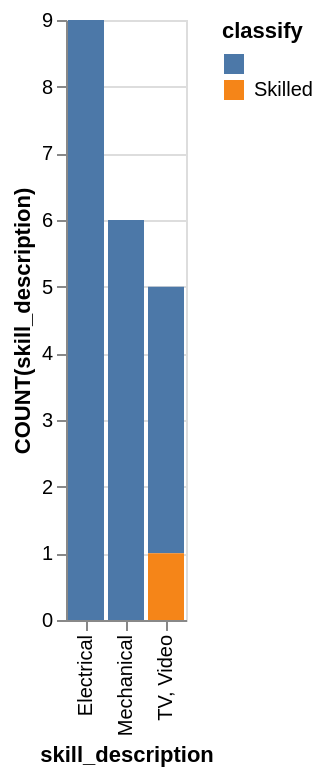

Describe this chart as a Vega-Lite specification.
### Vega-Lite specification from a JSON file in a GitHub repository (floating-point values rounded to 4 significant figures)
{"data": {"values": [{"x_data": "Electrical", "y_data": 9, "classify": ""}, {"x_data": "Mechanical", "y_data": 6, "classify": ""}, {"x_data": "TV, Video", "y_data": 4, "classify": ""}, {"x_data": "Electrical", "y_data": 0, "classify": "Skilled"}, {"x_data": "Mechanical", "y_data": 0, "classify": "Skilled"}, {"x_data": "TV, Video", "y_data": 1, "classify": "Skilled"}]}, "mark": "bar", "encoding": {"x": {"field": "x_data", "type": "nominal", "title": "skill_description", "sort": {"op": "sum", "field": "y_data", "order": "descending"}}, "y": {"field": "y_data", "type": "quantitative", "title": "COUNT(skill_description)"}, "color": {"field": "classify"}}}
